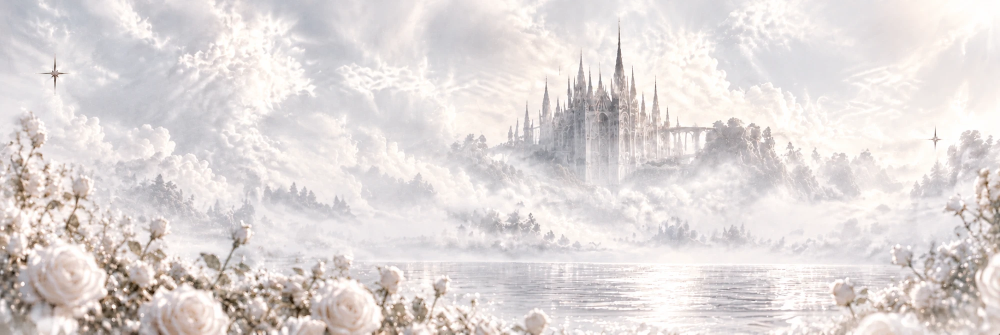
#> input picture stats/assets/background.webp, 2000 x 669 px (shown at 1/2 size)
$ python preview.py
#> lines starting #> are read from the running program, lines starting #| are printed output that depends on the picture; after the words box and inside, x2 and y2 are one past the last pixel; in counts of white or black regions, pixels touching at a corner belong together
### stats/render.py
"""Pillow-Renderer für die User- und die Server-Karte (2x-Auflösung, 1600 px breit)."""
from __future__ import annotations

import functools
import io
import math
from collections.abc import Callable, Sequence
from dataclasses import dataclass, field
from datetime import datetime, timezone
from zoneinfo import ZoneInfo

from PIL import Image, ImageDraw, ImageFilter

import config as cfg

from . import design
from .text import chain

C = design.COLORS
L = design.LABELS

W = 1600
PAD = 56
GAP = 28
PANEL_RADIUS = 30
CHIP_RADIUS = 18
SS = 3  # Supersampling für weiche Kanten

Box = tuple[int, int, int, int]


# --------------------------------------------------------------------------- #
#  Daten
# --------------------------------------------------------------------------- #

@dataclass
class UserCardData:
    display_name: str
    username: str
    server_name: str
    avatar: bytes | None
    created_at: datetime
    joined_at: datetime | None
    message_rank: int | None
    voice_rank: int | None
    message_values: Sequence[int]          # passend zu windows
    voice_seconds: Sequence[int]
    windows: Sequence[int] = cfg.STATS_USER_LOOKBACK
    lookback_days: int = cfg.STATS_RANK_DAYS
    generated_at: datetime = field(default_factory=lambda: datetime.now(timezone.utc))


@dataclass
class ServerCardData:
    server_name: str
    icon: bytes | None
    member_count: int
    created_at: datetime
    highlight_days: int
    highlight_messages: int
    highlight_voice_seconds: int
    message_values: Sequence[int]
    voice_seconds: Sequence[int]
    top_messages: Sequence[tuple[str, int]]
    top_voice: Sequence[tuple[str, int]]          # (Name, Sekunden)
    windows: Sequence[int] = cfg.STATS_SERVER_LOOKBACK
    generated_at: datetime = field(default_factory=lambda: datetime.now(timezone.utc))


# --------------------------------------------------------------------------- #
#  Formatierung
# --------------------------------------------------------------------------- #

def _num(s: str) -> str:
    return s.replace(".", cfg.STATS_DECIMAL_SEP)


# [15 lines left out: functions fmt_int, fmt_count, not called in this run]


def fmt_hours(seconds: int) -> str:
    h = seconds / 3600
    return _num(f"{h:.2f}" if h < 1000 else f"{h:.1f}")


def _local(dt: datetime) -> datetime:
    if dt.tzinfo is None:
        dt = dt.replace(tzinfo=timezone.utc)
    return dt.astimezone(ZoneInfo(cfg.STATS_TIMEZONE))


def fmt_date(dt: datetime) -> str:
    d = _local(dt)
    return f"{d.day}. {design.MONTHS[d.month - 1]} {d.year}"


def fmt_stand(dt: datetime) -> str:
    d = _local(dt)
    return L["stand"].format(date=f"{d.day:02d}.{d.month:02d}.{d.year}, {d.hour:02d}:{d.minute:02d}")


# --------------------------------------------------------------------------- #
#  Grundbausteine
# --------------------------------------------------------------------------- #

# [10 lines left out: function _rounded_mask, not called in this run]


def _circle_mask(d: int) -> Image.Image:
    m = Image.new("L", (d * SS, d * SS), 0)
    ImageDraw.Draw(m).ellipse((0, 0, d * SS - 1, d * SS - 1), fill=255)
    return m.resize((d, d), Image.LANCZOS)


def _scaled(mask: Image.Image, alpha: int) -> Image.Image:
    return mask.point(lambda v: v * alpha // 255)


def _cover(img: Image.Image, w: int, h: int, focus_x: float = 0.55, focus_y: float = 0.4) -> Image.Image:
    scale = max(w / img.width, h / img.height)
    img = img.resize((math.ceil(img.width * scale), math.ceil(img.height * scale)), Image.LANCZOS)
    left = min(max(0, int(img.width * focus_x - w / 2)), img.width - w)
    top = min(max(0, int(img.height * focus_y - h / 2)), img.height - h)
    return img.crop((left, top, left + w, top + h))


# [7 lines left out: function _gradient, not called in this run]


@functools.lru_cache(maxsize=1)
def _source_background() -> Image.Image | None:
    try:
        return Image.open(design.BACKGROUND_PATH).convert("RGB")
    except (FileNotFoundError, OSError):
        return None


@functools.lru_cache(maxsize=8)
def _backgrounds(w: int, h: int) -> tuple[Image.Image, Image.Image]:
    """(Hintergrund, Milchglas-Version) – einmal pro Kartengröße berechnet."""
    src = _source_background()
    img = _cover(src, w, h) if src is not None else _gradient(w, h)
    white = Image.new("RGB", (w, h), C["white"])
    base = Image.blend(img.filter(ImageFilter.GaussianBlur(2)), white, design.BACKGROUND_WASH_ALPHA / 255)
    # weißer Verlauf am unteren Rand, damit die Fußzeile über den Rosen lesbar bleibt
    fade = 240
    ramp = Image.linear_gradient("L").resize((1, fade)).point(lambda v: int(v * 0.86))
    base.paste(C["white"], (0, h - fade, w, h), ramp.resize((w, fade)))
    frosted = img.filter(ImageFilter.GaussianBlur(24))
    return base, frosted


# --------------------------------------------------------------------------- #
#  Icons (Vektor, Einheitskoordinaten 0..1)
# --------------------------------------------------------------------------- #

# [38 lines left out: functions _icon_hash, _icon_speaker, _icon_trophy, _icon_clock, _icon_calendar, not called in this run]


def _icon_users(d: ImageDraw.ImageDraw, u: Callable[[float], float]) -> None:
    d.ellipse((u(0.32), u(0.06), u(0.68), u(0.42)), fill=255)
    d.pieslice((u(0.14), u(0.5), u(0.86), u(1.22)), 180, 360, fill=255)


def _icon_sparkle(d: ImageDraw.ImageDraw, u: Callable[[float], float]) -> None:
    pts = []
    for i in range(8):
        ang = math.pi / 4 * i - math.pi / 2
        r = 0.5 if i % 2 == 0 else 0.11
        pts.append((u(0.5 + r * math.cos(ang)), u(0.5 + r * math.sin(ang))))
    d.polygon(pts, fill=255)


_ICONS = {
    "hash": _icon_hash, "speaker": _icon_speaker, "trophy": _icon_trophy, "clock": _icon_clock,
    "calendar": _icon_calendar, "users": _icon_users, "sparkle": _icon_sparkle,
}


# --------------------------------------------------------------------------- #
#  Canvas
# --------------------------------------------------------------------------- #

class Canvas:
    def __init__(self, h: int) -> None:
        self.w, self.h = W, h
        base, self.frosted = _backgrounds(W, h)
        self.img = base.copy()

    # Flächen -------------------------------------------------------------
    # [23 lines left out: functions fill, outline, shadows, glass, not called in this run]

    def chip(self, box: Box, radius: int = CHIP_RADIUS) -> None:
        self.fill(box, C["white"], design.CHIP_ALPHA, radius)
        self.outline(box, C["line"], 200, radius, 2)

    # Icons & Bilder -----------------------------------------------------
    def icon(self, kind: str, center: tuple[float, float], size: int, color: tuple[int, int, int], alpha: int = 255) -> None:
        big = size * 4
        m = Image.new("L", (big, big), 0)
        _ICONS[kind](ImageDraw.Draw(m), lambda v: v * (big - 1))
        m = _scaled(m.resize((size, size), Image.LANCZOS), alpha)
        x, y = round(center[0] - size / 2), round(center[1] - size / 2)
        self.img.paste(color, (x, y, x + size, y + size), m)

    def round_image(self, data: bytes | None, box: tuple[int, int], d: int, fallback_text: str) -> None:
        x, y = box
        # goldener Ring + weißer Innenrand
        ring = 6
        self.img.paste(C["gold_soft"], (x - ring, y - ring, x + d + ring, y + d + ring), _circle_mask(d + 2 * ring))
        self.img.paste(C["white"], (x - 2, y - 2, x + d + 2, y + d + 2), _circle_mask(d + 4))
        pic: Image.Image | None = None
        if data:
            try:
                src = Image.open(io.BytesIO(data)).convert("RGBA").resize((d, d), Image.LANCZOS)
                # Transparente Avatare/Icons auf Weiß statt auf Schwarz legen
                pic = Image.new("RGB", (d, d), C["white"])
                pic.paste(src, (0, 0), src)
            except OSError:
                pic = None
        if pic is None:
            pic = Image.new("RGB", (d, d), (244, 238, 226))
            letter = (fallback_text.strip() or "?")[0].upper()
            chain("serif").draw(pic, (d / 2, d / 2), letter, int(d * 0.5), C["gold"], align="center", valign="middle")
        self.img.paste(pic, (x, y), _circle_mask(d))

    def text(self, role: str, xy: tuple[float, float], text: str, size: int,
             color: tuple[int, int, int], **kw) -> float:
        return chain(role).draw(self.img, xy, text, size, color, **kw)

    # Ausgabe ------------------------------------------------------------
    # [9 lines left out: function finish, not called in this run]


# --------------------------------------------------------------------------- #
#  Zusammengesetzte Elemente
# --------------------------------------------------------------------------- #

def _decor(cv: Canvas) -> None:
    """Ein paar zarte Funkel-Sterne wie im Hintergrundbild."""
    for (fx, fy, s, a) in ((0.965, 0.05, 30, 200), (0.94, 0.085, 14, 160)):
        cv.icon("sparkle", (cv.w * fx, cv.h * fy), s, C["white"], a)


# [14 lines left out: function _badge, not called in this run]


def _header(cv: Canvas, image: bytes | None, d: int, title: str, after_title: str,
            subline: str, badges: Sequence[tuple[str, str, str]]) -> int:
    """Kopfbereich. Gibt die Unterkante zurück."""
    cv.round_image(image, (PAD, PAD), d, title)
    right = W - PAD
    for icon, label, value in reversed(badges):
        right = _badge(cv, right, PAD + 8, icon, label, value) - 18

    x = PAD + d + 40
    avail = right - 24 - x
    cy = PAD + d / 2
    title_size = 78 if d >= 160 else 72
    serif = chain("serif")
    after_w = chain("sans").width(after_title, 32) + 20 if after_title else 0
    title = serif.truncate(title, title_size, max(avail * 0.55, avail - after_w))
    tw = cv.text("serif", (x, cy + 4), title, title_size, C["text"])
    if after_title:
        rest = avail - tw - 20
        if rest > 60:
            cv.text("sans", (x + tw + 20, cy + 4), chain("sans").truncate(after_title, 32, rest), 32, C["muted"])

    cv.icon("sparkle", (x + 12, cy + 50), 24, C["gold"])
    cv.text("sans_medium", (x + 36, cy + 50), chain("sans_medium").truncate(subline, 30, avail - 36), 30,
            C["muted"], valign="middle")
    return PAD + d


# [82 lines left out: functions _panel, _period_rows, _rank_rows, _top_rows, _footer, not called in this run]


def _columns(top: int, height: int, n: int) -> list[Box]:
    w = (W - 2 * PAD - (n - 1) * GAP) // n
    return [(PAD + i * (w + GAP), top, PAD + i * (w + GAP) + w, top + height) for i in range(n)]


# --------------------------------------------------------------------------- #
#  Karten
# --------------------------------------------------------------------------- #

ROW_PANEL_H = 106 + 3 * 82 - 12 + 28  # Titel + 3 Zeilen + Abstand unten


def render_user_card(data: UserCardData) -> io.BytesIO:
    avatar = 168
    panels_top = PAD + avatar + 44
    h = panels_top + ROW_PANEL_H + 96
    cv = Canvas(h)
#> in _source_background, returned value is the input picture: PIL image 2000x669 RGB; mean R, G, B 224.6, 218.1, 217
#> in _cover, `return img.crop((left, top, left + w, top + h))`:
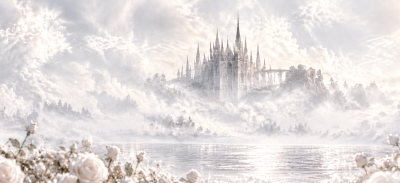
#> returned value: PIL image 1600x732 RGB (shown at 1/4 size); mean R, G, B 227.8, 221.8, 221
#> in _backgrounds, `base.paste(C["white"], (0, h - fade, w, h), ramp.resize((w, fade)))`:
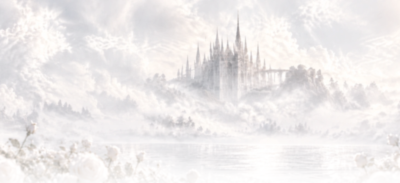
#> base: PIL image 1600x732 RGB (shown at 1/4 size); mean R, G, B 238.4, 235, 234.7
#> in _backgrounds, `frosted = img.filter(ImageFilter.GaussianBlur(24))`:
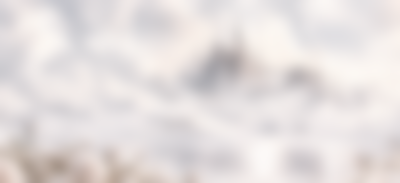
#> frosted: PIL image 1600x732 RGB (shown at 1/4 size); mean R, G, B 227.8, 221.8, 221
    _decor(cv)

    badges = [("calendar", L["created"], fmt_date(data.created_at))]
    if data.joined_at:
        badges.append(("calendar", L["joined"], fmt_date(data.joined_at)))
    username = data.username if data.username != data.display_name else ""
    _header(cv, data.avatar, avatar, data.display_name, username, data.server_name, badges)
#> in _circle_mask, `ImageDraw.Draw(m).ellipse((0, 0, d * SS - 1, d * SS - 1), fill=255)`:
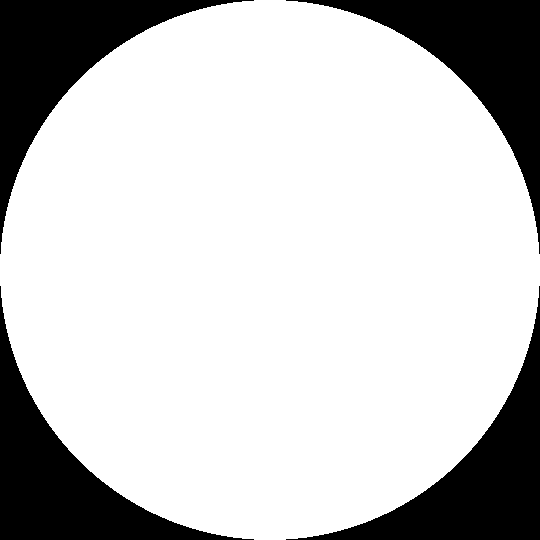
#> m: PIL image 540x540 L; 78.5% white; 4 black regions, box (x1, y1, x2, y2) and area: (0, 0, 254, 254) 15667, (286, 0, 540, 254) 15667, (0, 286, 254, 540) 15667, (286, 286, 540, 540) 15667
#> in round_image, `self.img.paste(C["gold_soft"], (x - ring, y - ring, x + d + ring, y + ..`:
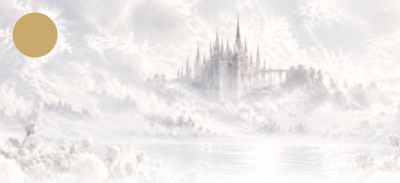
#> self.img: PIL image 1600x732 RGB (shown at 1/4 size); mean R, G, B 237.4, 233.4, 231.8
#> call 2 of _circle_mask, with d = 172
#> in _circle_mask (call 2), `ImageDraw.Draw(m).ellipse((0, 0, d * SS - 1, d * SS - 1), fill=255)`:
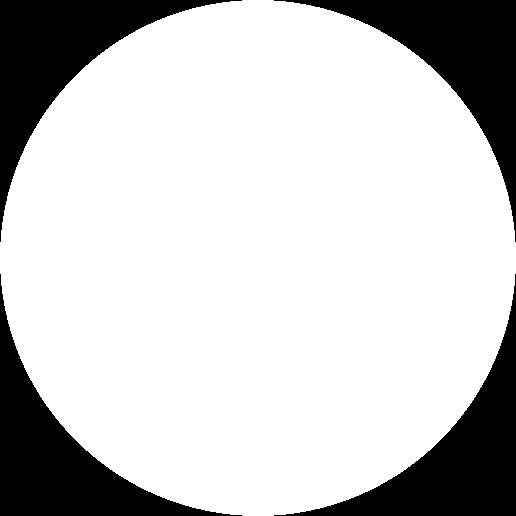
#> m: PIL image 516x516 L; 78.5% white; 4 black regions, box (x1, y1, x2, y2) and area: (0, 0, 242, 242) 14304, (274, 0, 516, 242) 14304, (0, 274, 242, 516) 14304, (274, 274, 516, 516) 14304
#> in round_image, `pic = Image.new("RGB", (d, d), (244, 238, 226))`:
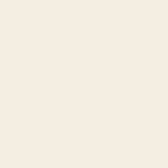
#> pic: PIL image 168x168 RGB; mean R, G, B 244, 238, 226

    ranks, msgs, voice = _columns(panels_top, ROW_PANEL_H, 3)
    cv.shadows([ranks, msgs, voice])

    top = _panel(cv, ranks, L["ranks"], "trophy")
    _rank_rows(cv, ranks, top, [("hash", L["rank_messages"], data.message_rank),
                                ("speaker", L["rank_voice"], data.voice_rank)])

    top = _panel(cv, msgs, L["messages"], "hash")
    _period_rows(cv, msgs, top, data.windows, [fmt_count(v) for v in data.message_values], L["unit_messages"])

    top = _panel(cv, voice, L["voice"], "speaker")
    _period_rows(cv, voice, top, data.windows, [fmt_hours(v) for v in data.voice_seconds], L["unit_hours"])

    _footer(cv, data.lookback_days, data.generated_at)
    return cv.finish()


# [43 lines left out: function render_server_card, not called in this run]

### stats/text.py
"""Text mit Schrift-Fallback zeichnen (Pillow wechselt die Schrift nicht von allein).

Jeder Text wird in Läufe zerlegt; jeder Lauf nutzt die erste Schrift der Kette, die das
Zeichen enthält. So funktionieren Namen wie "フィン ⊹ ☾ 🌙" in einem Rutsch.
"""
from __future__ import annotations

import functools
import logging
import os
import threading
from pathlib import Path

from fontTools.ttLib import TTFont
from PIL import Image, ImageDraw, ImageFont, features

from . import design

log = logging.getLogger(__name__)

# Shaping-Engine verfügbar? (Linux/macOS meist ja, Windows-Wheels nein)
HAS_RAQM = bool(features.check("raqm"))

# Zeichen, die nur Varianten steuern und außerhalb von Emoji-Sequenzen nicht gezeichnet werden
_INVISIBLE = {0xFE0E, 0xFE0F, 0x200B, 0x200C, 0x200D, 0x2060, 0xFEFF}
_BITMAP_EMOJI_PPEM = 109  # CBDT-Emoji-Fonts (z. B. Noto Color Emoji unter Linux) gibt es nur in dieser Größe

_SYSTEM_SYMBOLS = [
    "C:/Windows/Fonts/seguisym.ttf",
    "/usr/share/fonts/truetype/dejavu/DejaVuSans.ttf",
    "/usr/share/fonts/TTF/DejaVuSans.ttf",
]
_SYSTEM_CJK = [
    "C:/Windows/Fonts/YuGothM.ttc",
    "/usr/share/fonts/opentype/noto/NotoSansCJK-Regular.ttc",
]
_SYSTEM_EMOJI = [
    "C:/Windows/Fonts/seguiemj.ttf",
    "/usr/share/fonts/truetype/noto/NotoColorEmoji.ttf",
    "/usr/share/fonts/noto/NotoColorEmoji.ttf",
    "/usr/share/fonts/google-noto-emoji/NotoColorEmoji.ttf",
]


class Face:
    """Eine Schriftdatei (+ optionales Gewicht) mit bekannter Zeichenabdeckung."""

    def __init__(self, path: str | Path, weight: int | None = None, color: bool = False) -> None:
        self.path = str(path)
        self.weight = weight
        self.color = color
        with TTFont(self.path, fontNumber=0, lazy=True) as tt:
            self.cmap: set[int] = set((tt.getBestCmap() or {}).keys())
            self.bitmap = "CBDT" in tt or "sbix" in tt
            self.axes = [(a.axisTag, a.minValue, a.defaultValue, a.maxValue) for a in tt["fvar"].axes] if "fvar" in tt else []
        self._cache: dict[int, ImageFont.FreeTypeFont] = {}
        self._lock = threading.Lock()

    def has(self, cp: int) -> bool:
        return cp in self.cmap

    # [19 lines left out: function font, not called in this run]

    def scale(self, size: int) -> float:
        return size / _BITMAP_EMOJI_PPEM if self.bitmap else 1.0


# [15 lines left out: function _usable_color_font, not called in this run]


def _is_modifier(cp: int) -> bool:
    """Hautfarben, Keycap und Tag-Zeichen – nie allein zeichnen."""
    return 0x1F3FB <= cp <= 0x1F3FF or cp == 0x20E3 or 0xE0020 <= cp <= 0xE007F


def _is_regional(cp: int) -> bool:
    return 0x1F1E6 <= cp <= 0x1F1FF


# [15 lines left out: function _emoji_cluster_end, not called in this run]


def _first_existing(paths: list[str]) -> list[str]:
    return [p for p in paths if os.path.exists(p)]


class FontChain:
    def __init__(self, faces: list[Face]) -> None:
        self.faces = faces
        self.primary = faces[0]

    # [5 lines left out: function face_for, not called in this run]

    def _emoji_face(self) -> Face | None:
        return next((f for f in self.faces if f.color), None)

    # [34 lines left out: function runs, not called in this run]

    # --------------------------------------------------------------- metrics
    def width(self, text: str, size: int) -> float:
        return sum(face.font(size).getlength(run) * face.scale(size) for run, face in self.runs(text))

    def cap_height(self, size: int) -> int:
        top = self.primary.font(size).getbbox("H", anchor="ls")[1]
        return -top

    # [54 lines left out: functions truncate, draw, _draw_bitmap_emoji, not called in this run]


# --------------------------------------------------------------------------- #
#  Fertige Ketten
# --------------------------------------------------------------------------- #

_chains: dict[str, FontChain] = {}
_chains_lock = threading.Lock()


# [23 lines left out: function _fallback_faces, not called in this run]


def chain(role: str) -> FontChain:
    """Rollen: serif (Titel), sans (Text), sans_medium, sans_semibold, sans_bold."""
    with _chains_lock:
        if role in _chains:
            return _chains[role]
        weights = {"sans": 400, "sans_medium": 500, "sans_semibold": 600, "sans_bold": 700}
        if role == "serif":
            primary = Face(design.FONT_DIR / "CormorantGaramond.ttf", weight=600)
        elif role == "serif_bold":
            primary = Face(design.FONT_DIR / "CormorantGaramond.ttf", weight=700)
        elif role in weights:
            primary = Face(design.FONT_DIR / "Inter.ttf", weight=weights[role])
        else:
            raise KeyError(role)
        _chains[role] = FontChain([primary, *_fallback_faces()])
        return _chains[role]

### stats/preview.py
"""Vorschaubilder ohne Discord.

Aufruf aus dem Projekt-Root:  env\\Scripts\\python.exe -m stats.preview [ordner]
Erzeugt preview_user.png und preview_server.png im angegebenen (Standard: aktuellen) Ordner.
"""
from __future__ import annotations

import sys
import time
from datetime import datetime, timezone
from pathlib import Path

from .render import ServerCardData, UserCardData, render_server_card, render_user_card


def _render_previews(out_dir: Path) -> None:
    now = datetime.now(timezone.utc)
    user = UserCardData(
        display_name="フィン ⊹ ☾", username="kuroki_108", server_name="lunaR palace ₊ ⊹",
        avatar=None, created_at=datetime(2024, 3, 20, tzinfo=timezone.utc),
        joined_at=datetime(2026, 9, 1, tzinfo=timezone.utc),
        message_rank=10, voice_rank=4, message_values=[18, 180, 262],
        voice_seconds=[7128, 39888, 57312], generated_at=now,
    )
    t = time.perf_counter()
    (out_dir / "preview_user.png").write_bytes(render_user_card(user).getvalue())
    t_user = time.perf_counter() - t

    server = ServerCardData(
        server_name="lunaR palace ₊ ⊹ 🌙", icon=None, member_count=1284,
        created_at=datetime(2026, 2, 10, tzinfo=timezone.utc), highlight_days=14,
        highlight_messages=11700, highlight_voice_seconds=843480,
        message_values=[651, 5930, 26000], voice_seconds=[158112, 523188, 2842668],
        top_messages=[("_4rei.h", 3940), ("ysshi", 850), ("xiamafk", 600), ("フィン", 262), ("tomlh7", 120)],
        top_voice=[("_4rei.h", 141408), ("xiamafk", 118008), ("tomlh7", 105768), ("フィン ☾", 57312)],
        generated_at=now,
    )
    t = time.perf_counter()
    (out_dir / "preview_server.png").write_bytes(render_server_card(server).getvalue())
    t_server = time.perf_counter() - t
    print(f"Vorschau: user {t_user:.2f}s, server {t_server:.2f}s -> {out_dir.resolve()}")


def main() -> None:
    out_dir = Path(sys.argv[1]) if len(sys.argv) > 1 else Path(".")
    out_dir.mkdir(parents=True, exist_ok=True)
    _render_previews(out_dir)


if __name__ == "__main__":
#> (the run stopped early here; a loop or call above may not have finished)

$ run again, with leveling/assets/levelup_template.png saved as stats/assets/background.webp
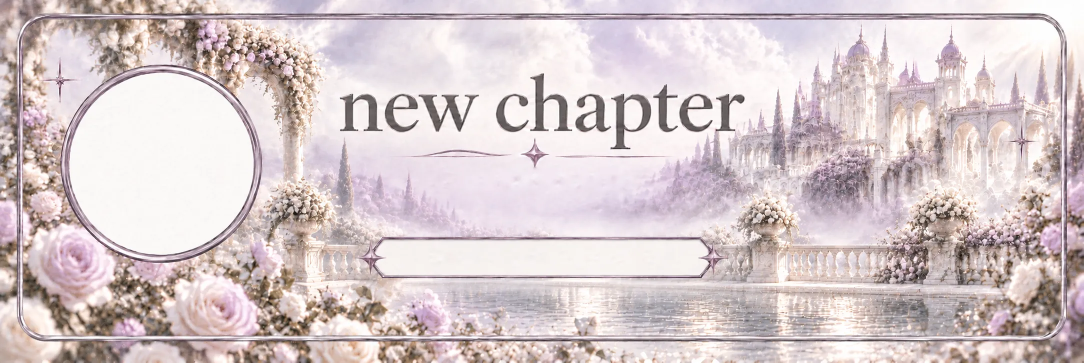
#> input picture leveling/assets/levelup_template.png, 2167 x 725 px (shown at 1/2 size)
#> in _source_background, returned value is the input picture: PIL image 2167x725 RGB; mean R, G, B 213.5, 200.1, 201.8
#> white: PIL image 1600x732 RGB; every value is 255
#> in _backgrounds, `frosted = img.filter(ImageFilter.GaussianBlur(24))`:
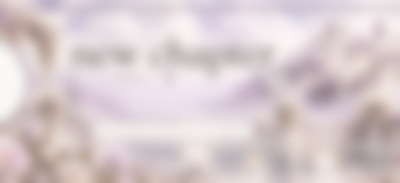
#> frosted: PIL image 1600x732 RGB (shown at 1/4 size); mean R, G, B 216.3, 203.5, 206.1
#> in round_image, `self.img.paste(C["gold_soft"], (x - ring, y - ring, x + d + ring, y + ..`:
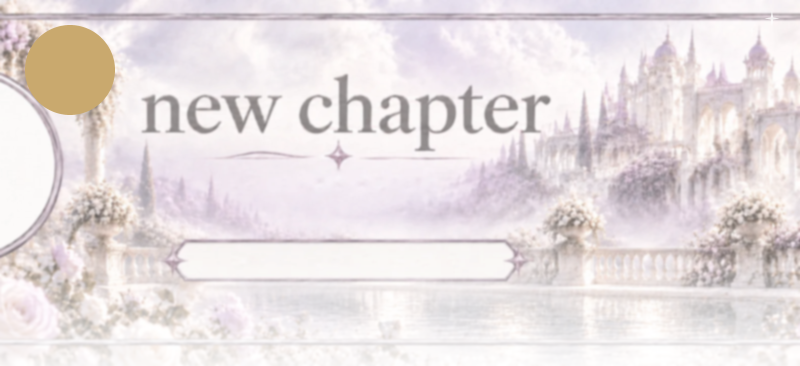
#> self.img: PIL image 1600x732 RGB (shown at 1/2 size); mean R, G, B 231.1, 223, 223.9
